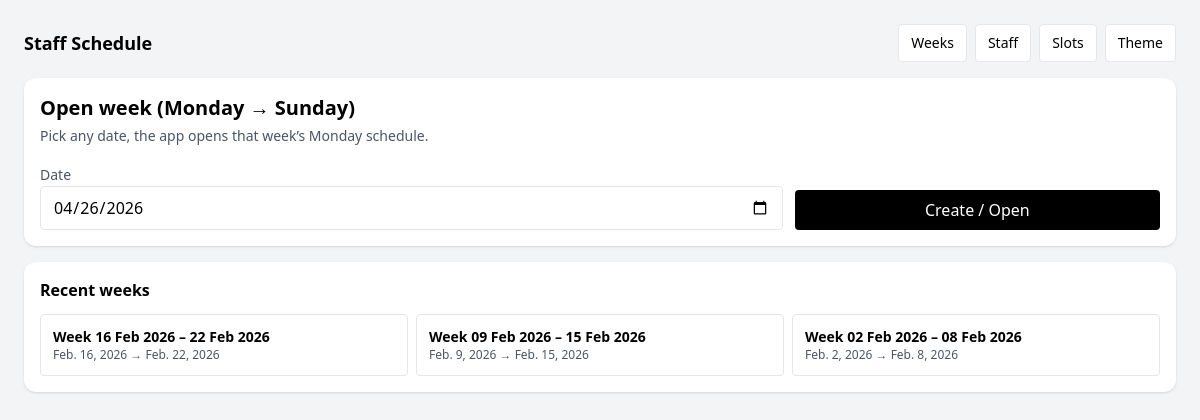
/schedule/, run on an earlier commit of the app's database.
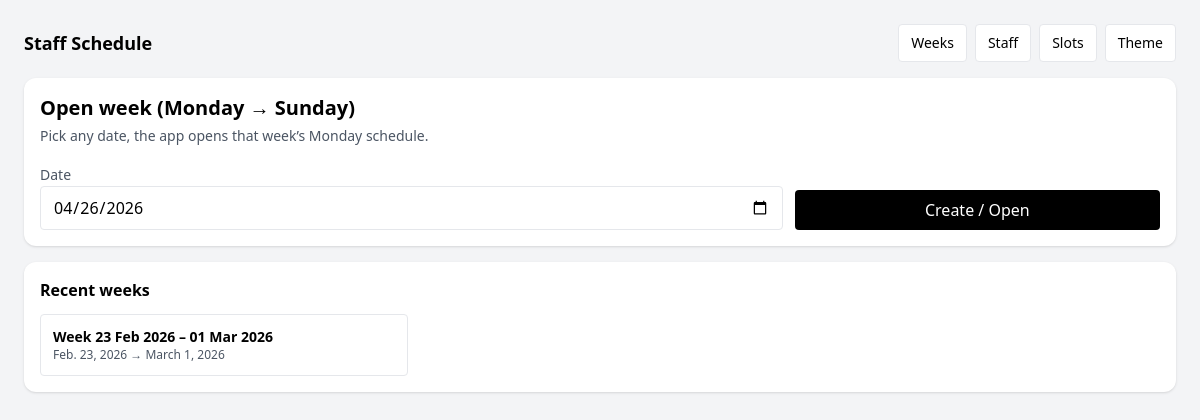
And on a later commit of the database.
### scheduling/models.py (models this page shows, shortened)
class ScheduleWeek(models.Model):
    week_start = models.DateField(unique=True, db_index=True)  # Monday
    cells = models.JSONField(default=dict, blank=True)
    notes = models.TextField(blank=True)
    created_at = models.DateTimeField(default=_now)
    updated_at = models.DateTimeField(default=_now)
    def week_end(self):
        return self.week_start + timedelta(days=6)

### scheduling/views.py (the view)
# urls.py: path("", views.home, name="home"),
def home(request):
    if request.method == "POST" and request.POST.get("open_week"):
        date_str = (request.POST.get("date") or "").strip()
        d = datetime.strptime(date_str, "%Y-%m-%d").date()
        monday = _monday(d)
        ScheduleWeek.objects.get_or_create(week_start=monday)
        return redirect("scheduling:week_editor", week_start=monday.isoformat())
    weeks = ScheduleWeek.objects.order_by("-week_start")[:40]
    today = datetime.now().date().isoformat()
    return render(request, "scheduling/home.html", {
        "weeks": weeks,
        "today": today,
        "theme": _get_theme(),
    })

### scheduling/views.py (called while the page is built)
def _get_theme():
    theme = ScheduleTheme.objects.order_by("id").first()
    if not theme:
        theme = ScheduleTheme.objects.create()
    return theme

### scheduling/templates/scheduling/home.html (shortened to what this page needs)
{% extends "scheduling/base.html" %}
{% block content %}
<div class="bg-white rounded-xl shadow p-4">
    <h1 class="text-xl font-semibold">Open week (Monday → Sunday)</h1>
    <p class="text-sm text-gray-600 mt-1">Pick any date, the app opens that week’s Monday schedule.</p>
    <form method="post" class="mt-4 grid grid-cols-1 sm:grid-cols-3 gap-3 items-end">
        <div class="sm:col-span-2">
            <label class="text-sm text-gray-600">Date</label>
            <input type="date" name="date" value="{{ today }}" class="w-full rounded border px-3 py-2">
        </div>
        <button name="open_week" value="1" class="rounded bg-black text-white px-4 py-2">
            Create / Open
        </button>
    </form>
</div>
<div class="bg-white rounded-xl shadow p-4 mt-4">
    <h2 class="font-semibold">Recent weeks</h2>
    <div class="mt-3 grid grid-cols-1 sm:grid-cols-2 lg:grid-cols-3 gap-2">
        {% for w in weeks %}
            <a class="rounded border bg-white hover:bg-gray-50 px-3 py-3"
               href="/schedule/week/{{ w.week_start|date:'Y-m-d' }}/">
                <div class="text-sm font-semibold">Week {{ w.week_start|date:"d M Y" }} – {{ w.week_end|date:"d M Y" }}</div>
                <div class="text-xs text-gray-600">{{ w.week_start }} → {{ w.week_end }}</div>
            </a>
        {% empty %}
            <div class="text-sm text-gray-500">No weeks yet.</div>
        {% endfor %}
    </div>
</div>
{% endblock %}

### scheduling/templates/scheduling/base.html (shortened to what this page needs)
<!doctype html>
<html>
<head>
    <script src="https://cdn.tailwindcss.com"></script>
</head>
<body class="bg-gray-100 min-h-screen">
    <div class="max-w-7xl mx-auto p-3 sm:p-6">
        <div class="flex items-center justify-between gap-3 mb-4">
            <a href="/schedule/" class="text-lg font-semibold">Staff Schedule</a>
            <div class="flex gap-2 flex-wrap">
                <a href="/schedule/" class="rounded border bg-white px-3 py-2 text-sm">Weeks</a>
                <a href="/schedule/staff/" class="rounded border bg-white px-3 py-2 text-sm">Staff</a>
                <a href="/schedule/slots/" class="rounded border bg-white px-3 py-2 text-sm">Slots</a>
                <a href="/schedule/theme/" class="rounded border bg-white px-3 py-2 text-sm">Theme</a>
            </div>
        </div>
        {% block content %}{% endblock %}
    </div>
</body>
</html>

What changed in the data, as far as the page shows it:
removed ScheduleWeek: week_start "16 Feb 2026", week_end "22 Feb 2026", week_start "Feb. 16, 2026", week_end "Feb. 22, 2026"
removed ScheduleWeek: week_start "09 Feb 2026", week_end "15 Feb 2026", week_start "Feb. 9, 2026", week_end "Feb. 15, 2026"
changed ScheduleWeek: week_start "02 Feb 2026" → "23 Feb 2026"; week_end "08 Feb 2026" → "01 Mar 2026"; week_start "Feb. 2, 2026" → "Feb. 23, 2026"; week_end "Feb. 8, 2026" → "March 1, 2026"
